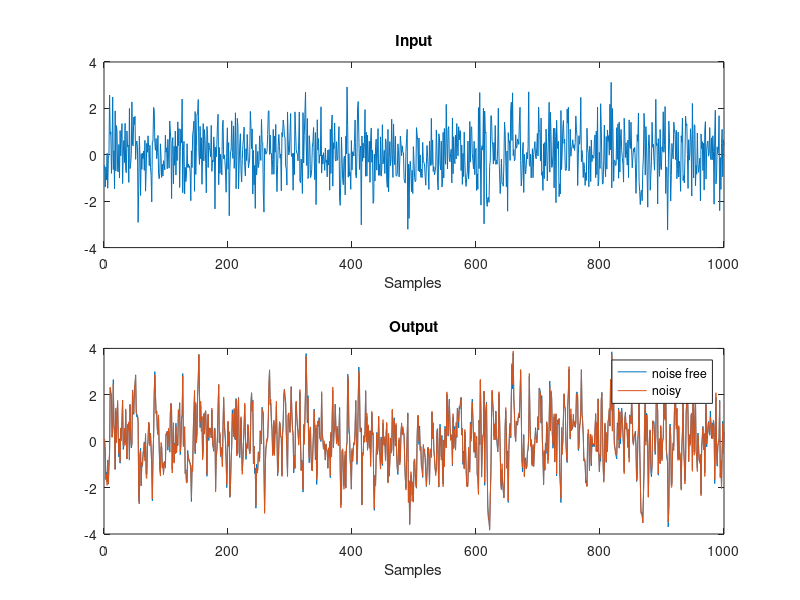
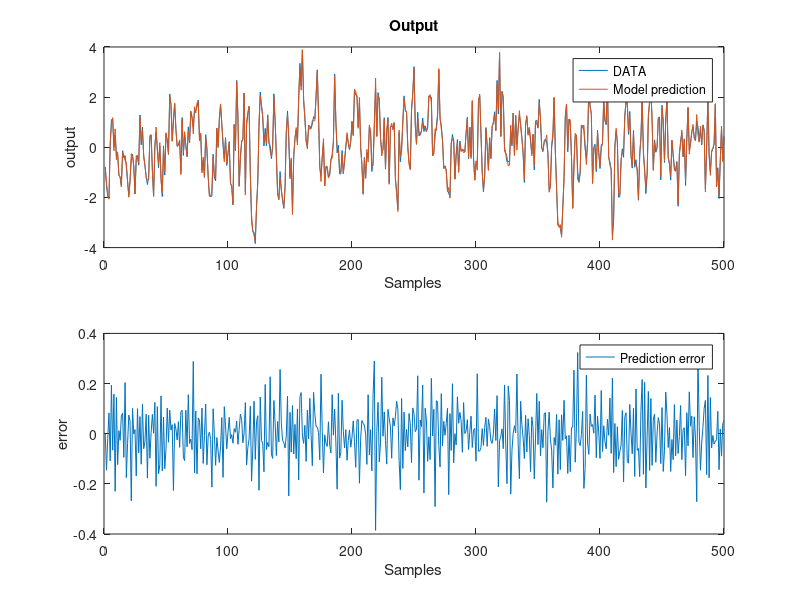
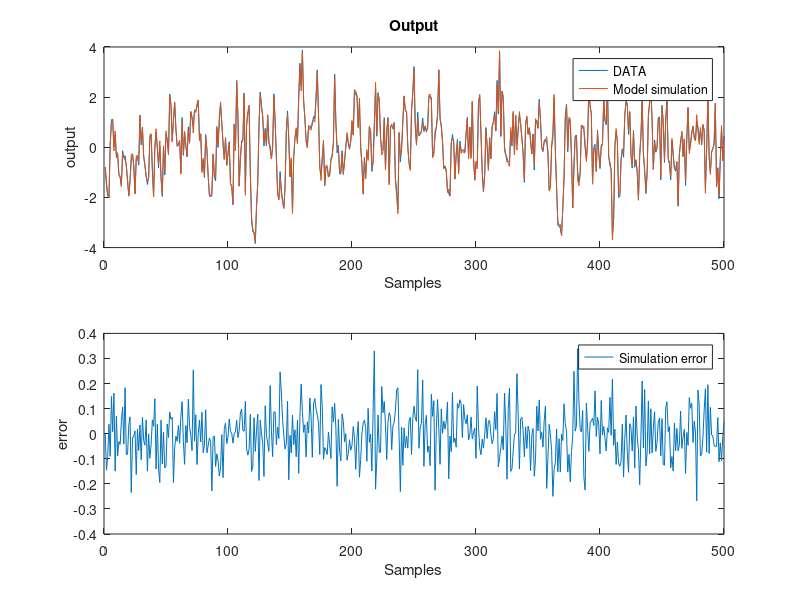

Here is the MATLAB script that generated these plots, in order:
clear all
close all
clc

%% 1 - Model definition and data generation
 % In this exercise we will work with the ARX defined as 
% y(t) = 0.5*y(t-1) + u(t-1) + e(t)

% True value of the parameters:
atrue = 0.5;
btrue = 1;

% We will work with simulated data, hence let's generate the data:
% (For a real SysID problem, data are not simulated but they are real, there is no model generating them, they come from the true system)
N = 1000; % number of data we want to generate

% Input: we will use a Gaussian signal as input:
u = randn(N,1); % white noise, std = 1
% Output: let's compute the output of the model (noise-free for now)
y = zeros(N,1);
for t = 2:N % zero initial condition
    y(t) = atrue*y(t-1) + btrue*u(t-1);
end

% The output generated is noise-free, to be more realistic let's add some noise:
noise_std = 0.1;
eG  = noise_std*randn(N,1); % Gaussian noise

% Add the noise to the output
yn = y + eG;

% Let's plot the data (1 output realization)
figure(1); clf;
subplot(2,1,1)
plot(u)
title('Input')
xlabel('Samples')
subplot(2,1,2)
plot(y)
hold on
plot(yn)
legend('noise free','noisy')
title('Output')
xlabel('Samples')


%% 2 - Identification using Least-Squares formula

% Now we do some identification!
% First of all let's split the data in estimation and validation sets
% (half and half)
uest = u(1:N/2);
yest = yn(1:N/2);
uval = u(N/2+1:end);
yval = yn(N/2+1:end);

% As model for identification we will use the 1-step-ahead predictor of
% ARX, which, as we know, is linear in the parameters.
% Hence, first let's write this predictor as a linear regression, in the
% form: y(t) = phi(t)*Theta
% where Theta is the parameter vector and phi(t) the regression vector.
 
% Now that we have the predictor in the y(t) = phi(t)*Theta form, we can
% derive the vector form as well: Y = H*Theta, where, now Y is a vector and
% H is matrix.

% Let's build the matrix H:
H = zeros(N/2,2); % The matrix has N/2 rows (time instants), 2 columns (2 parameters)
H(1,:) = [0 0]; % Initial value
for i=2:N/2
    H(i,:) = [yest(i-1) uest(i-1)];
end

% This vector form of the predictor is useful for deriving the least
% squares estimate of Theta

% Now that we have H we can compute Theta
% Theta = inv(H'H)H'y
th = (H'*H)\H'*yest;
ahat = th(1)
bhat = th(2)


%% 3 - Prediction
% Let's now use the model we found to predict the output!
% Using validation data or estimation data

NN = N/2;
% Let's redefine the data variables so it will be easy to switch from
% validation to estimation sets.
yn = yval;
un = uval;
% yn = yest;
% un = uest;

% Let's do prediction first
ypred = zeros(NN,1);
ypred(1) = yn(1); % initial output is known
for i=2:NN
   ypred(i) = ahat*yn(i-1) + bhat*un(i-1);
end

% Once we have the predicted output we can compute the least-squares error with the true data
predERROR = yn-ypred;
predRMSE  = rms(predERROR);

% plot DATA vs MODEL prediction
figure(2); clf;
subplot(2,1,1)
plot(yn)
hold on
plot(ypred)
legend('DATA','Model prediction')
title('Output')
xlabel('Samples')
ylabel('output')
subplot(2,1,2)
plot(predERROR)
legend('Prediction error')
xlabel('Samples')
ylabel('error')

disp(['Prediction RMS error is: ' num2str(predRMSE)])
 

%% 4 - Simulation
ysim = zeros(NN,1);
ysim(1) = yn(1); % initial output is known
for i=2:NN
   ysim(i) = ahat*ysim(i-1) + bhat*un(i-1);
end

% Compare with real data and compute least-squares error
simERROR = yn-ysim;
simRMSE  = rms(simERROR);

% plot DATA vs MODEL prediction
figure(3); clf;
subplot(2,1,1)
plot(yn)
hold on
plot(ysim)
legend('DATA','Model simulation')
title('Output')
xlabel('Samples')
ylabel('output')
subplot(2,1,2)
plot(simERROR)
legend('Simulation error')
xlabel('Samples')
ylabel('error')

disp(['Simulation RMS error is: ' num2str(simRMSE)])

